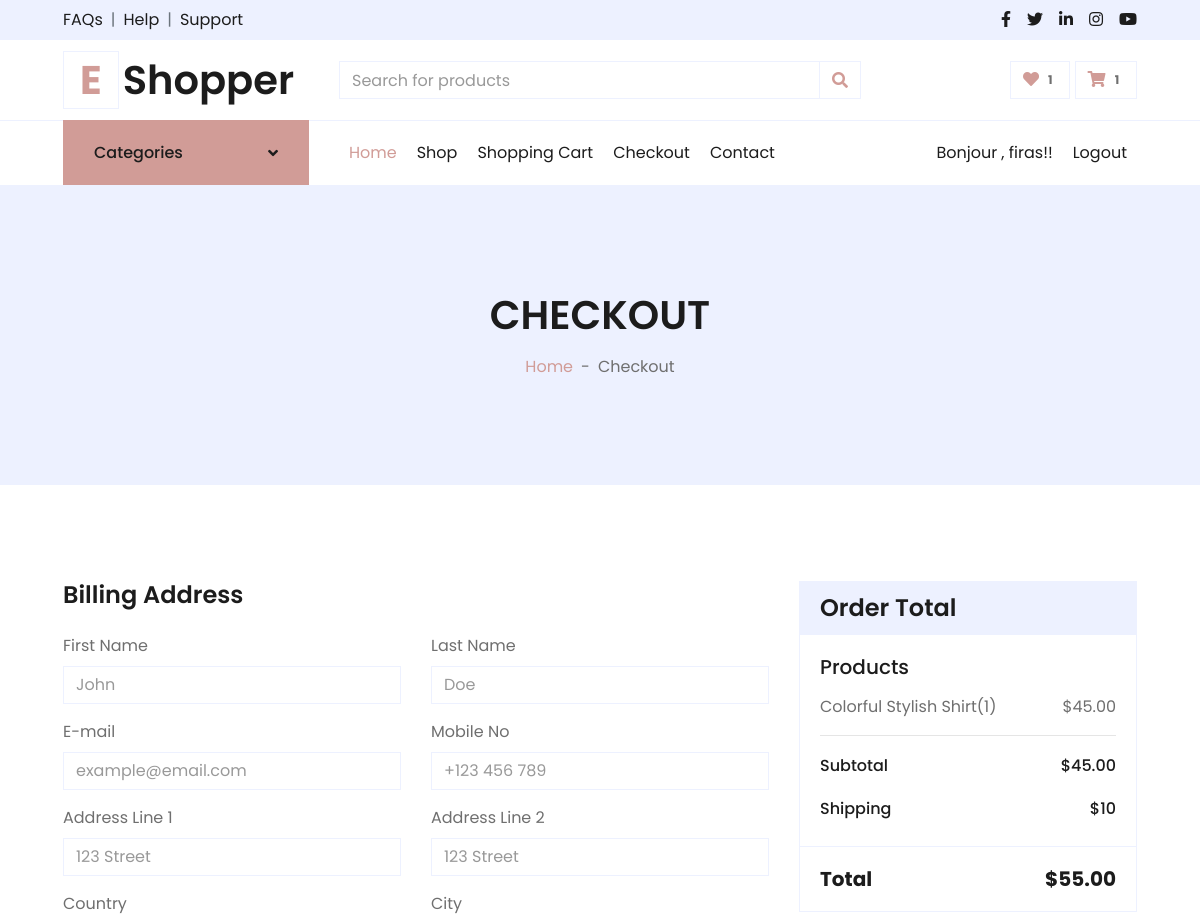
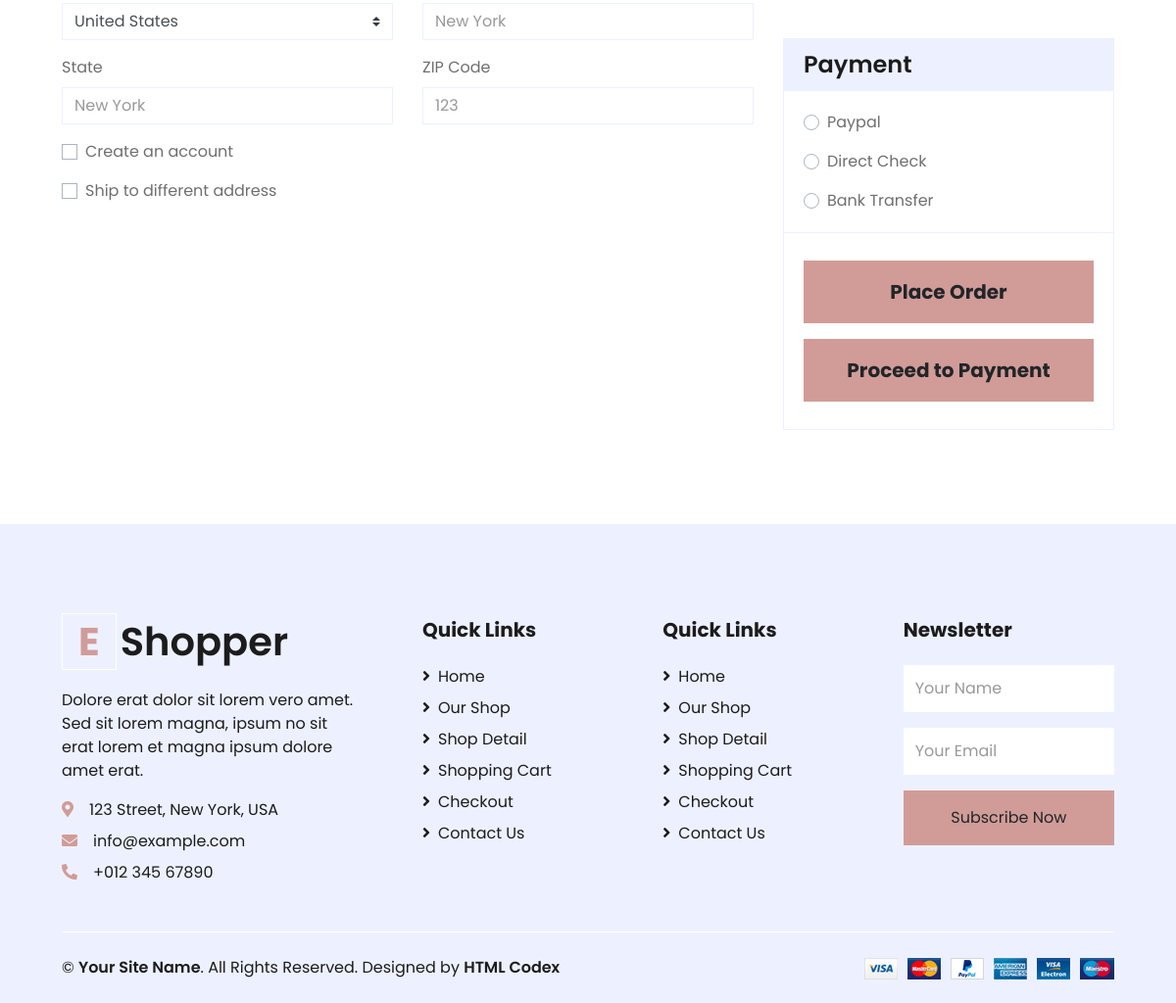
Screenshot of /checkout/ (signed in) with the database file from the repository (2 pictures, top to bottom).
### CartApp/models.py (models this page shows, shortened)
class CartItem(models.Model):
    product = models.ForeignKey(Product, on_delete=models.CASCADE)
    quantity = models.PositiveIntegerField(default=0)
    user = models.ForeignKey(User, on_delete=models.CASCADE)
    date_added = models.DateTimeField(auto_now_add=True)
    total_per_item = models.DecimalField(max_digits=10, decimal_places=2, null=True, blank=True)

### ProductsApp/models.py (models this page shows, shortened)
class Product(models.Model):
    name = models.CharField(max_length=100)
    category = models.ForeignKey(ProductCategory, on_delete=models.CASCADE)
    description = models.TextField(null=True)
    price = models.DecimalField(max_digits=10, decimal_places=2)
    qty = models.IntegerField()
    image = models.ImageField(upload_to='products/')
    color = models.CharField(max_length=50, null=True)
    size = models.CharField(max_length=10, null=True)

### PaymentApp/views.py (the view, shortened to what this page needs)
# urls.py: path('checkout/', views.checkout, name='checkout'),
@login_required
def checkout(request):
    cart_items = CartItem.objects.filter(user=request.user)
    total_price = sum(item.product.price * item.quantity for item in cart_items)
    subtotal = sum(item.product.price * item.quantity for item in cart_items)
    shipping_cost = 10  # You can calculate shipping cost based on your logic
    total_price += shipping_cost
    return render(request, 'checkout.html', {'cart_items': cart_items, 'total_price': total_price, 'subtotal': subtotal, 'shipping_cost': shipping_cost})

### CartApp/context_processors.py (called while the page is built)
def cart_total_quantity(request):
    total_quantity = 0
    if request.user.is_authenticated:
        cart_items = CartItem.objects.filter(user=request.user)
        total_quantity = cart_items.aggregate(Sum('quantity'))['quantity__sum'] or 0
    return {'total_quantity': total_quantity}

def wishlist_count(request):
    if request.user.is_authenticated:
        return {'wishlist_count': WishlistItem.objects.filter(user=request.user).count()}
    return {'wishlist_count': 0}

### templates/checkout.html (shortened to what this page needs)
{% extends 'base.html' %}
{% load static %}
{% block content %}
    <div class="container-fluid bg-secondary mb-5">
        <div class="d-flex flex-column align-items-center justify-content-center" style="min-height: 300px">
            <h1 class="font-weight-semi-bold text-uppercase mb-3">Checkout</h1>
            <div class="d-inline-flex">
                <p class="m-0"><a href="">Home</a></p>
                <p class="m-0 px-2">-</p>
                <p class="m-0">Checkout</p>
            </div>
        </div>
    </div>
    <div class="container-fluid pt-5">
        <div class="row px-xl-5">
            <div class="col-lg-8">
                <form method="post" action="{% url 'checkout' %}">
                    <div class="mb-4">
                        <h4 class="font-weight-semi-bold mb-4">Billing Address</h4>
                        <div class="row">
                            <div class="col-md-6 form-group">
                                <label>First Name</label>
                                <input class="form-control" type="text" name="billing_first_name" placeholder="John">
                            </div>
                            <div class="col-md-6 form-group">
                                <label>Last Name</label>
                                <input class="form-control" type="text" name="billing_last_name" placeholder="Doe">
                            </div>
                            <div class="col-md-6 form-group">
                                <label>E-mail</label>
                                <input class="form-control" type="text" name="billing_email" placeholder="example@email.com">
                            </div>
                            <div class="col-md-6 form-group">
                                <label>Mobile No</label>
                                <input class="form-control" type="text" name="billing_mobile_no" placeholder="+123 456 789">
                            </div>
                            <div class="col-md-6 form-group">
                                <label>Address Line 1</label>
                                <input class="form-control" type="text" name="billing_address_line1" placeholder="123 Street">
                            </div>
                            <div class="col-md-6 form-group">
                                <label>Address Line 2</label>
                                <input class="form-control" type="text" name="billing_address_line2" placeholder="123 Street">
                            </div>
                            <div class="col-md-6 form-group">
                                <label>Country</label>
                                <select class="custom-select" name="billing_country">
                                    <option selected>United States</option>
                                </select>
                            </div>
                            <div class="col-md-6 form-group">
                                <label>City</label>
                                <input class="form-control" type="text" name="billing_city" placeholder="New York">
                            </div>
                            <div class="col-md-6 form-group">
                                <label>State</label>
                                <input class="form-control" type="text" name="billing_state" placeholder="New York">
                            </div>
                            <div class="col-md-6 form-group">
                                <label>ZIP Code</label>
                                <input class="form-control" type="text" name="billing_zip_code" placeholder="123">
                            </div>
                            <div class="col-md-12 form-group">
                                <div class="custom-control custom-checkbox">
                                    <label class="custom-control-label" for="newaccount">Create an account</label>
                                </div>
                            </div>
                            <div class="col-md-12 form-group">
                                <div class="custom-control custom-checkbox">
                                    <label class="custom-control-label" for="shipto"  data-toggle="collapse" data-target="#shipping-address">Ship to different address</label>
                                </div>
                            </div>
                        </div>
                    </div>
                </div>
                <div class="col-lg-4">
                    <div class="card border-secondary mb-5">
                        <div class="card-header bg-secondary border-0">
                            <h4 class="font-weight-semi-bold m-0">Order Total</h4>
                        </div>
                        <div class="card-body">
                            <h5 class="font-weight-medium mb-3">Products</h5>
                            {% for item in cart_items %}
                                    <div class="d-flex justify-content-between">
                                        <p>{{ item.product.name }}({{ item.quantity }})</p>
                                        <p>${{ item.product.price }}</p>
                                    </div>
                            {% endfor %}
                            <hr class="mt-0">
                                <div class="d-flex justify-content-between mb-3 pt-1">
                                    <h6 class="font-weight-medium">Subtotal</h6>
                                    <h6 class="font-weight-medium">${{ subtotal }}</h6>
                                </div>
                                <div class="d-flex justify-content-between">
                                    <h6 class="font-weight-medium">Shipping</h6>
                                    <h6 class="font-weight-medium">${{shipping_cost}}</h6>
                                </div>
                            </div>
                            <div class="card-footer border-secondary bg-transparent">
                                <div class="d-flex justify-content-between mt-2">
                                    <h5 class="font-weight-bold">Total</h5>
                                    <h5 class="font-weight-bold">${{ total_price }}</h5>
                                </div>
                            </div>
                        </div>
                    <div class="card border-secondary mb-5">
                        <div class="card-header bg-secondary border-0">
                            <h4 class="font-weight-semi-bold m-0">Payment</h4>
                        </div>
                        <div class="card-body">
                            <div class="form-group">
                                <div class="custom-control custom-radio">
                                    <label class="custom-control-label" for="paypal">Paypal</label>
                                </div>
                            </div>
                            <div class="form-group">
                                <div class="custom-control custom-radio">
                                    <label class="custom-control-label" for="directcheck">Direct Check</label>
                                </div>
                            </div>
                            <div class="">
                                <div class="custom-control custom-radio">
                                    <label class="custom-control-label" for="banktransfer">Bank Transfer</label>
                                </div>
                            </div>
                        </div>
                        <div class="card-footer border-secondary bg-transparent">
                            <button  class="btn btn-lg btn-block btn-primary font-weight-bold my-3 py-3">Place Order</button>
                        <button type="button" class="btn btn-lg btn-block btn-primary font-weight-bold my-3 py-3" data-toggle="modal" data-target="#paymentModal">
                            Proceed to Payment
                        </button>
                        </div>
                    </div>
                </div>
            </div>
        </div>
</body>
{% endblock content%}

### templates/parts/navbar.html (shortened to what this page needs)
{% load static %}
<div class="container-fluid">
    <div class="row border-top px-xl-5">
        <div class="col-lg-3 d-none d-lg-block">
            <a class="btn shadow-none d-flex align-items-center justify-content-between bg-primary text-white w-100" data-toggle="collapse" href="#navbar-vertical" style="height: 65px; margin-top: -1px; padding: 0 30px;">
                <h6 class="m-0">Categories</h6>
                <i class="fa fa-angle-down text-dark"></i>
            </a>
        </div>
        <div class="col-lg-9">
            <nav class="navbar navbar-expand-lg bg-light navbar-light py-3 py-lg-0 px-0">
                <div class="collapse navbar-collapse justify-content-between" id="navbarCollapse">
                    <div class="navbar-nav mr-auto py-0">
                        <a href="{% url "index" %}" class="nav-item nav-link active">Home</a>
                        <a href="{% url "shop" %}" class="nav-item nav-link">Shop</a>
                        <a href="{% url 'CartApp:view_cart' %}" class="nav-item nav-link">Shopping Cart</a>
                        <a href="{% url "checkout" %} " class="nav-item nav-link">Checkout</a>
                        <a href="contact " class="nav-item nav-link">Contact</a>
                    </div>
                    <div class="navbar-nav ml-auto py-0">
                        {% if user.is_authenticated %}
                        <li class="nav-item nav-link"> Bonjour , {{user.username}}!!</li>  <a href="AuthenticationApp/logout" class="nav-item nav-link">Logout</a>
                       {%else%}
                            <a href="{% url "login"%}" class="nav-item nav-link">Login / Register</a>
                       {% endif %}
                    </div>
                </div>
            </nav>
        </div>
    </div>
</div>

### rows the page displays
CartItem: product.name "Colorful Stylish Shirt", quantity "1", product.price "45.00"

### other values shown
{{ wishlist_count }} "1"
{{ total_quantity }} "1"
{{ user.username }} "firas"
{{ subtotal }} "45.00"
{{ shipping_cost }} "10"
{{ total_price }} "55.00"
